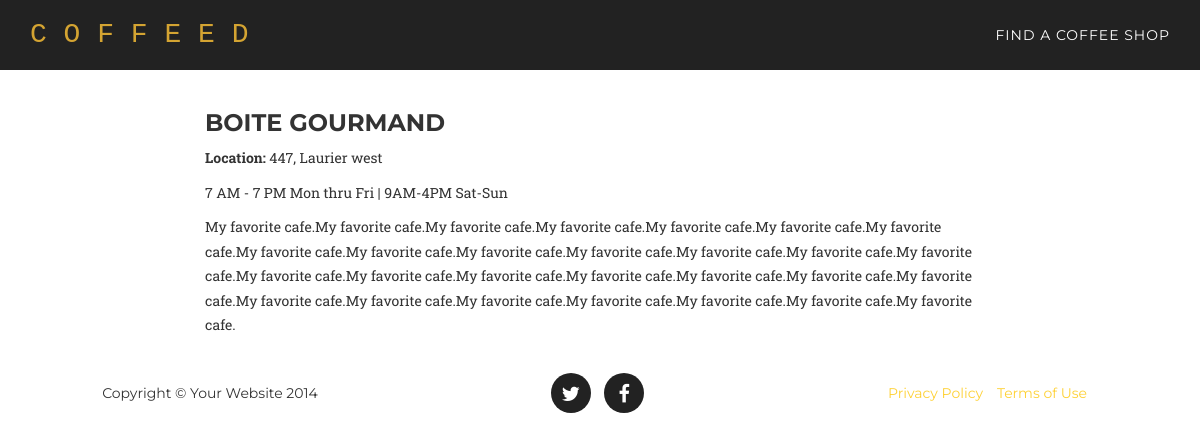
Screenshot of /location/1/detail/ with the database file from the repository.
### core/models.py (models this page shows, shortened)
class Location(models.Model):
	title = models.CharField(max_length=300)
	description = models.TextField(null=True, blank=True)
	address = models.TextField(null=True, blank=True)
	hours = models.TextField(null=True, blank=True)
	image_file = models.ImageField(upload_to= upload_to_location, null=True, blank=True)
	created_at = models.DateTimeField(auto_now_add=True)

### core/views.py (the view)
# urls.py: url(r'location/(?P<pk>\d+)/detail/$', coreviews.LocationDetailView.as_view(), name ='location_list'),
class LocationDetailView(DetailView):
	model = coremodels.Location
	template_name = 'location/detail.html'
	context_object_name = 'location'

### templates/location/detail.html
{% extends "base/theme.html" %}
{% block main_content %}
<div class = "row main-content">
	<div class = "col-md-2"></div>
	<div class = "col-md-8">
		<div class = ''>
		    <h3>{{ location.title }}</h3>
		     {% if location.address %}<p><b>Location: </b>{{ location.address }}</p>{% endif %}
             {% if location.hours %}<p>{{ location.hours }}</p>{% endif %}
		    <p>{{location.description}}</p>
		 </div>
	</div>
	<div class = "col-md-2"></div>
</div>
{% endblock %}

### templates/base/theme.html (shortened to what this page needs)
{% extends "base/index.html" %}
{% block navigation%}
 <li>
 <a class="page-scroll" href="/location">Find a Coffee Shop</a>
 </li>
{% endblock %}

### templates/base/index.html (shortened to what this page needs)
{%  load staticfiles %}
<!DOCTYPE html>
<html lang="en">
<head>
    <link href="{% static "css/bootstrap.min.css" %}" rel="stylesheet">
    <link href="{% static "css/agency.css" %}" rel="stylesheet">
    <link href="{% static "font-awesome/css/font-awesome.min.css" %}" rel="stylesheet" type="text/css">
</head>
<body id="page-top" class="index">
    <nav class="navbar navbar-default navbar-fixed-top">
        <div class="container">
            <div class="navbar-header page-scroll">
                <a class="navbar-brand page-scroll" href="/">C O F F E E D</a>
            </div>
            <div class="collapse navbar-collapse" id="bs-example-navbar-collapse-1">
                <ul class="nav navbar-nav navbar-right">
                    {% block navigation %}{% endblock %}
                </ul>
            </div>
        </div>
    </nav>
    {% block main_content %}{% endblock %}
    <footer>
        <div class="container">
            <div class="row">
                <div class="col-md-4">
                    <span class="copyright">Copyright &copy; Your Website 2014</span>
                </div>
                <div class="col-md-4">
                    <ul class="list-inline social-buttons">
                        <li><a href="https://twitter.com/getcoffeed"><i class="fa fa-twitter"></i></a>
                        </li>
                        <li><a href="https://www.facebook.com/getcoffeed"><i class="fa fa-facebook"></i></a>
                        </li>
                    </ul>
                </div>
                <div class="col-md-4">
                    <ul class="list-inline quicklinks">
                        <li><a href="{% static "#" %}">Privacy Policy</a>
                        </li>
                        <li><a href="{% static "#" %}">Terms of Use</a>
                        </li>
                    </ul>
                </div>
            </div>
        </div>
    </footer>

### static/css/agency.css (style rules this page uses)
body { overflow-x: hidden; font-family: "Roboto Slab","Helvetica Neue",Helvetica,Arial,sans-serif; }
p { font-size: 14px; line-height: 1.75; }
a, a:hover, a:focus, a:active, a.active { outline: 0; }
a { color: #fed136; }
h1, h2, h3, h4, h5, h6 { text-transform: uppercase; font-family: Montserrat,"Helvetica Neue",Helvetica,Arial,sans-serif; font-weight: 700; }
.navbar-default { border-color: transparent; background-color: #222; }
.navbar-default .navbar-brand { font-family: "Kaushan Script","Helvetica Neue",Helvetica,Arial,cursive; color: #fed136; }
.navbar-default .navbar-collapse { border-color: rgba(255,255,255,.02); }
.navbar-default .nav li a { text-transform: uppercase; font-family: Montserrat,"Helvetica Neue",Helvetica,Arial,sans-serif; font-weight: 400; letter-spacing: 1px; color: #fff; }
@media (min-width:768px) { .navbar-default { padding: 10px 0; border: 0; background-color: #222; -webkit-transition: padding .3s; -moz-transition: padding .3s; transition: padding .3s; } }
@media (min-width:768px) { .navbar-default .navbar-brand { font-size: 2em; -webkit-transition: all .3s; -moz-transition: all .3s; transition: all .3s; } }
footer { padding: 25px 0; text-align: center; }
footer span.copyright { text-transform: uppercase; text-transform: none; font-family: Montserrat,"Helvetica Neue",Helvetica,Arial,sans-serif; line-height: 40px; }
footer ul.quicklinks { margin-bottom: 0; text-transform: uppercase; text-transform: none; font-family: Montserrat,"Helvetica Neue",Helvetica,Arial,sans-serif; line-height: 40px; }
ul.social-buttons { margin-bottom: 0; }
ul.social-buttons li a { display: block; width: 40px; height: 40px; border-radius: 100%; font-size: 20px; line-height: 40px; outline: 0; color: #fff; background-color: #222; -webkit-transition: all .3s; -moz-transition: all .3s; transition: all .3s; }
body { webkit-tap-highlight-color: #fed136; }
.navbar-default .navbar-brand { font-family: "Lucida Console", Monaco, monospace; color: #d4a432; }
.main-content { padding-top: 90px; }

### rows the page displays
Location: title "BOITE GOURMAND", address "447, Laurier west", hours "7 AM - 7 PM Mon thru Fri | 9AM-4PM Sat-Sun", description "My favorite cafe.My favorite cafe.My favorite cafe.My favorite cafe.My favorite cafe.My favorite cafe.My favorite cafe.My favorite cafe.My favorite cafe.My favorite cafe.My favorite cafe.My favorite cafe.My favorite cafe.My favorite cafe.My favorite cafe.My favorite cafe.My favorite cafe.My favorite cafe.My favorite cafe.My favorite cafe.My favorite cafe.My favorite cafe.My favorite cafe.My favorite cafe.My favorite cafe.My favorite cafe.My favorite cafe.My favorite cafe."
